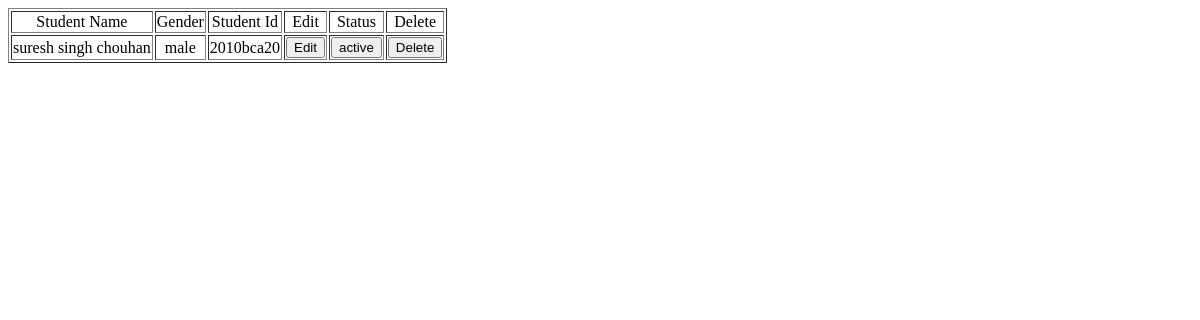
Page /student_details.php on the earlier database version.
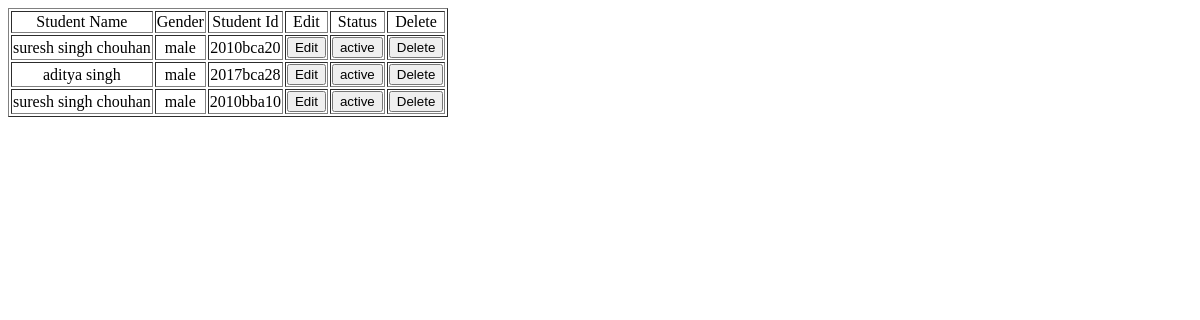
Same page on the later database version.
### tables this page shows
CREATE TABLE IF NOT EXISTS `student_details` (
  `student_id` varchar(20) NOT NULL,
  `f_name` varchar(45) NOT NULL,
  `m_name` varchar(45) NOT NULL,
  `l_name` varchar(45) NOT NULL,
  `full_name` varchar(100) NOT NULL,
  `father_name` varchar(100) NOT NULL,
  `gender` enum('male','female','other') NOT NULL,
  `mob_no` bigint(11) NOT NULL,
  `email_id` varchar(255) NOT NULL,
  `admin_year` year(4) NOT NULL,
  `roll_no` int(3) NOT NULL,
  `course` varchar(20) NOT NULL,
  `dob` date NOT NULL,
  KEY `student_id` (`student_id`)
);

CREATE TABLE IF NOT EXISTS `users_details` (
  `user_id` varchar(30) NOT NULL,
  `password` varchar(255) NOT NULL,
  `security_ques` enum('favourite teacher','mother name','childhood friend','favourite food') NOT NULL,
  `security_ans` varchar(60) NOT NULL,
  `user_type` varchar(20) NOT NULL,
  `status` enum('active','deactive') NOT NULL,
  PRIMARY KEY (`user_id`)
);

### student_details.php (the view, shortened to what this page needs)
<?php
$result=mysql_query("SELECT  ud.`status`,sd.`gender`,sd.`full_name`,sd.`student_id` FROM `users_details` ud,`student_details` sd WHERE ud.`user_id`=sd.`student_id`");
echo "<table border='1'>";
echo "<tr align='center'>";
echo "<td><font color='black'>"."Student Name"."</font></td>";
echo "<td><font color='black'>"."Gender"."</font></td>";
echo "<td><font color='black'>"."Student Id"."</font></td>";
echo "<td><font color='black'>"."Edit"."</font></td>";
echo "<td><font color='black'>"."Status"."</font></td>";
echo "<td><font color='black'>"."Delete"."</font></td>";
echo "</tr>";
while($test = mysql_fetch_array($result))
{
	echo "<tr align='center'>";
	echo"<td><font color='black'>" .$test['full_name']."</font></td>";
	echo"<td><font color='black'>" .$test['gender']."</font></td>";
	echo"<td><font color='black'>". $test['student_id']. "</font></td>";
?>
<html>
<head>
</head>
<body>
<form name="a" method="post" action="admin_profile_edit_student.php">
    <?php echo '<td><input name="sub1" type="submit" value="Edit"></td>';?>
</form>
<form name="b" method="post" action="upd_student_status.php">
    <?php echo '<td><input name="sub2" type="submit" value="'.$test['status'].'"></td>';?>
</form>
<form name="c" method="post" action="admin_profile_del_student.php">
    <?php echo '<td><input name="sub3" type="submit" value="Delete"></td>';?>
</form>
</body>
</html>
<?php
	echo "</tr>";
}
echo "</table>";
?>

Differences in the rows shown:
added student_details: full_name "aditya singh", gender "male", student_id "2017bca28", sub2 "active"
added student_details: full_name "suresh singh chouhan", gender "male", student_id "2010bba10", sub2 "active"
